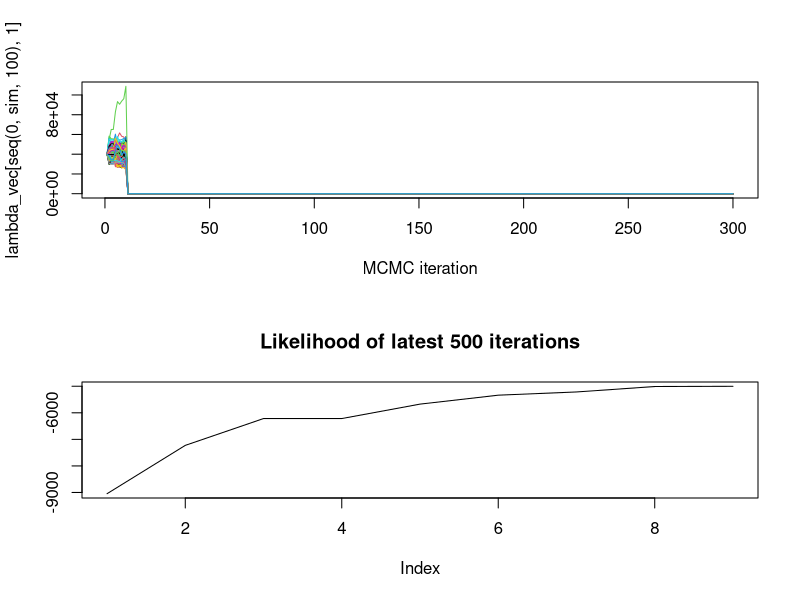
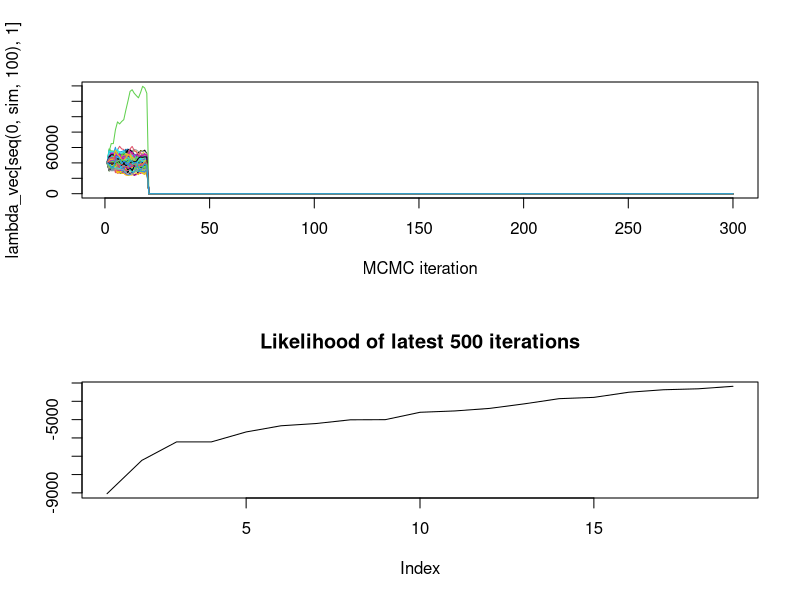
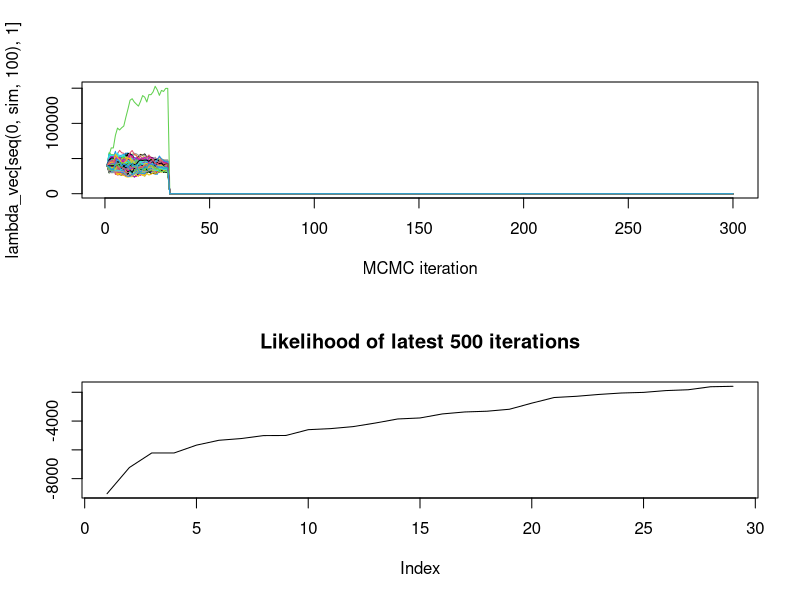
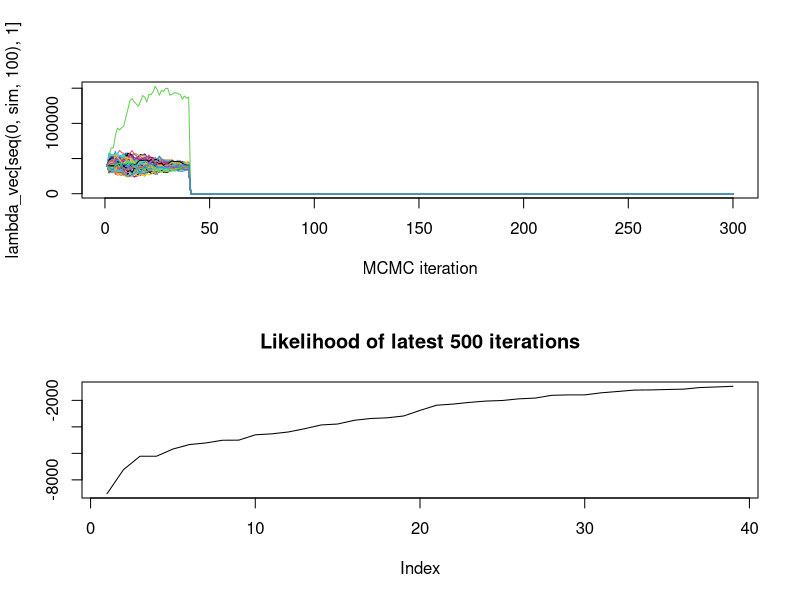
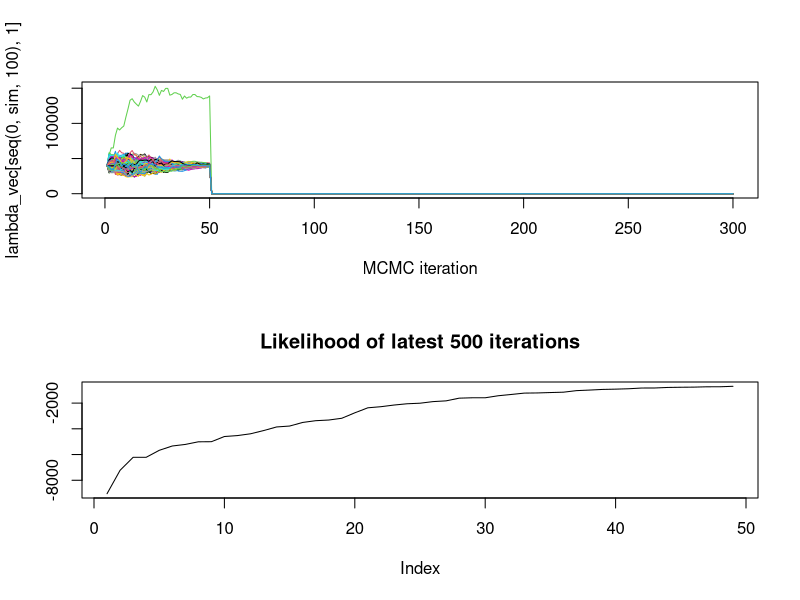
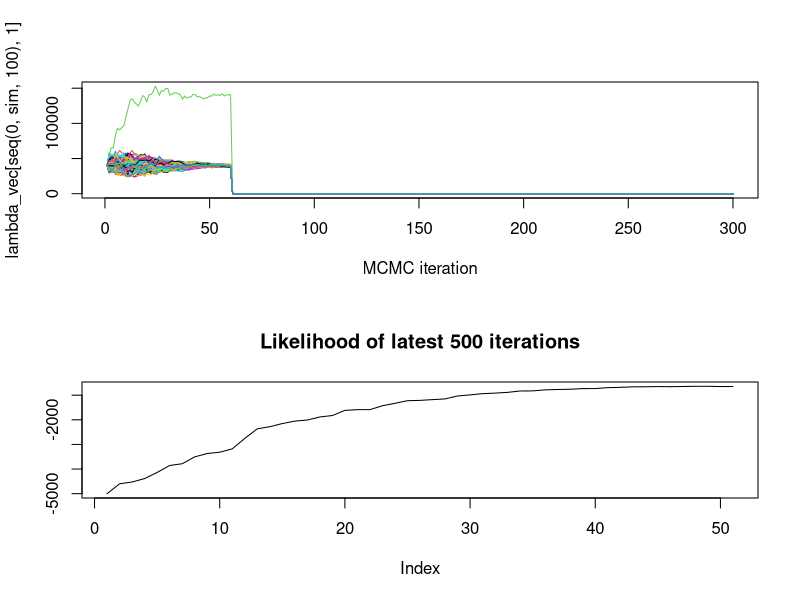
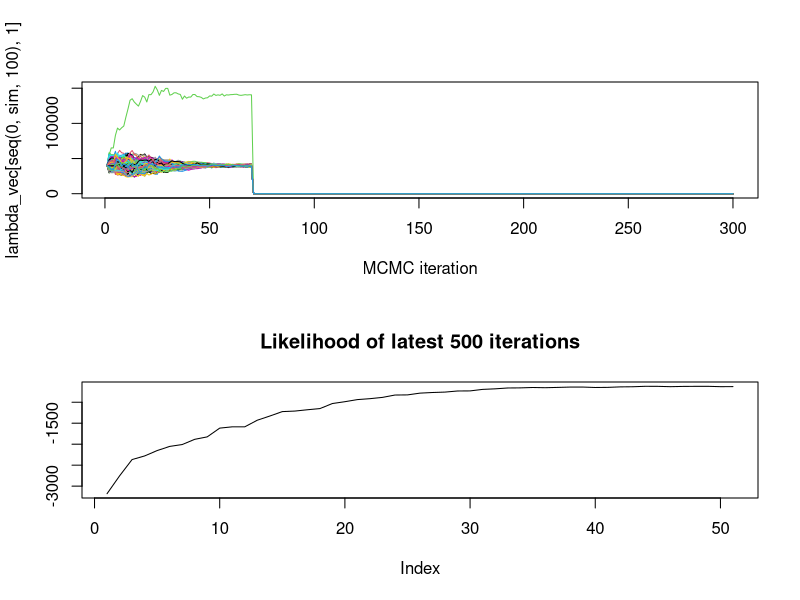
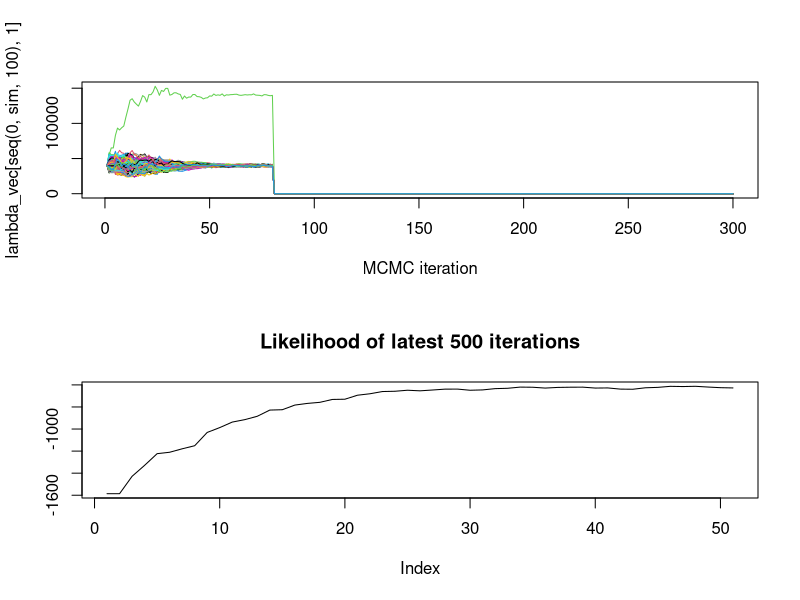

Here is the R script that generated these plots, in order:
# if(dev.list())
# cat(1)
# dev.off()
# install.packages("kriging")
rm(list=ls())
gc()
graphics.off()
### INITIALIZATION LOADING LIBRARIES ###
# install.packages("numDeriv")
# install.packages("matlib")
library(mvtnorm)
library(RColorBrewer)



# Total fluence vs frid distance
# 
# 
# 

fCalcLg=function(approx.det.h=5,middle=F,points.to.calculate=500,x.sc=1,y.sc=1)
{
  
  lg.sizes=c(1,1.5,2,2.5,3,3.5,4,4.5,seq(5,100))
  lg.sizes
  tot.fluence.vector=c()
  ui=1
  for(ui in 1:length(lg.sizes))
  {
    
    extent.dst=points.to.calculate*lg.sizes[ui]
    dist.points=seq(-extent.dst,extent.dst,lg.sizes[ui])
    
    single.square=(dist.points[2]-dist.points[1])^2
    single.square
    
    if(middle==F)
    {
      mat.x.app=matrix(data=dist.points,
                       nrow=length(dist.points),ncol=length(dist.points))
      
      mat.y.app=matrix(data=dist.points,
                       nrow=length(dist.points),ncol=length(dist.points),byrow=T)
      
    }else{
      mat.x.app=matrix(data=dist.points,
                       nrow=length(dist.points),ncol=length(dist.points))+(lg.sizes[ui]/2)*x.sc
      
      mat.y.app=matrix(data=dist.points,
                       nrow=length(dist.points),ncol=length(dist.points),byrow=T)+(lg.sizes[ui]/2)*y.sc
      
    }
    
    approx.det.dist=sqrt(mat.x.app^2+mat.y.app^2+approx.det.h^2)
    
    approx.total.fluence= sum(((single.square)*   exp(-0.0103*approx.det.dist))  /(4*pi*approx.det.dist^2) )
    
    tot.fluence.vector[ui]=approx.total.fluence
    
    
  }    
  
  
  return(data.frame(lg.sizes,tot.fluence.vector))
  
}




############################ global parameters #####################
############################ global parameters #####################


# sim=100000
sim=30000



sigma_MH = 0.1
sigma.reduction.factor=0.8
# sigma_MH = 1

infinite.extent=10


mu.soil=0.00813*1520

mu.air=0.00949484


deposition.depth=0.05



ngamma=1

scale.factor=10


detector.height=15



    
    
  


    ### INITIALIZATION OF DATA FROM WILLIAM ###
    
   
      col.pal=brewer.pal(9,"YlGnBu")
      col.pal=rev(colorRampPalette(col.pal)(1000))
    

      

    
    
    
    ########## position matrix generation ################
    
area.matrix.bounds=c(-100,100)
      measurement.matrix.bounds=c(-100,100)
      
      
      area.matrix.size=c(scale.factor,scale.factor)

      measurement.matrix.size=c(scale.factor,scale.factor)
      scale.factor
      # measurement.matrix.bounds=c(-100,100)
      
      
      
      ### Surface matrix
      area.matrix.x=matrix(data=seq(area.matrix.bounds[1],area.matrix.bounds[2],length.out=area.matrix.size[1]),nrow=area.matrix.size[1],ncol=area.matrix.size[2],byrow = T)
      area.matrix.y=matrix(data=seq(area.matrix.bounds[1],area.matrix.bounds[2],length.out=area.matrix.size[2]),nrow=area.matrix.size[2],ncol=area.matrix.size[1],byrow = F)
      area.matrix.z=matrix(data=0,nrow=area.matrix.size[2],ncol=area.matrix.size[1],byrow = F)
      area.matrix=list(area.matrix.x,area.matrix.y,area.matrix.z)
      area.matrix
      
      
      
      measurement.matrix.x=matrix(data=seq(measurement.matrix.bounds[1],measurement.matrix.bounds[2],length.out=measurement.matrix.size[1]),nrow=measurement.matrix.size[2],ncol=measurement.matrix.size[1],byrow = T)
      measurement.matrix.y=matrix(data=seq(measurement.matrix.bounds[1],measurement.matrix.bounds[2],length.out=measurement.matrix.size[2]),nrow=measurement.matrix.size[2],ncol=measurement.matrix.size[1],byrow = F)
      measurement.matrix.z=matrix(data=detector.height,nrow=measurement.matrix.size[2],ncol=measurement.matrix.size[1],byrow = F)
      measurement.matrix=list(measurement.matrix.x,measurement.matrix.y,measurement.matrix.z)
      measurement.matrix
      

    
   
    
    ### Defining defaults in case of no specification ###
    area.list=area.matrix
    measurement.list=measurement.matrix
    
    
    # measurement.matrix.size[2]
    list.size=area.matrix.size[1]*area.matrix.size[2]
    
    area.size=area.matrix.size[1]*area.matrix.size[2]
    # area.size
    measurement.size=measurement.matrix.size[1]*measurement.matrix.size[2]
    # measurement.size
    
    
    
    
    geom.eff=matrix(nrow=measurement.size,ncol=measurement.size)
    # geom.eff
    
    ##################### Establishing activity conversion ratio ########################
    
    # total.side.length=abs(area.matrix.bounds[1]-area.matrix.bounds[2])
    # total.area=total.side.length^2
    

    activity.normalization=((area.matrix.bounds[2]-area.matrix.bounds[1])/scale.factor)^2
    source.area=((area.matrix.bounds[2]-area.matrix.bounds[1])/scale.factor)^2
    
    
    



    
    ####################### Fluence correction #########################
    detector.height
    fluence.grid=fCalcLg(detector.height)
    fluence.grid[,2]=fluence.grid[,2]/fluence.grid[1,2]
    fluence.grid
    lg.id=abs(round(measurement.matrix.y[1]-measurement.matrix.y[2],0))
    
    fluence.id=which(fluence.grid[,1]==lg.id)
    
    fluence.correction=fluence.grid[fluence.id,2]
    fluence.correction
    
    ######################### Calculating GEOM EFF ################################
    cat("\nEvaluating detector response function...")
    distance=list()
    measurement.list
    # deposition.depth=0
    i=1
    for(i in 1:measurement.size)
    {

      dst=sqrt(
        (area.list[[1]]-measurement.list[[1]][i])^2+
          
          (area.list[[2]]-measurement.list[[2]][i])^2+
          
          (area.list[[3]]-measurement.list[[3]][i])^2)
      
      
      dst.2d=sqrt(
        (area.list[[1]]-measurement.list[[1]][i])^2+
          
          (area.list[[2]]-measurement.list[[2]][i])^2)
      

      ######## Deposition Depth #####################

      l=sqrt( deposition.depth^2+  (  ( deposition.depth*as.vector(dst.2d)  )/(detector.height+deposition.depth)       )^2            )
      
      
      
      
      geom.eff[i,]=fluence.correction*1e3*(   (exp(-mu.air*(as.vector(dst)-as.vector(l) )     )*exp(-mu.soil*as.vector(l)))/
                                                (4*pi*as.vector(dst^2)))
      
      
    }
    
    

    

    
    
    ########################## FUNCTIONS ######################
    

    fCalcInfiniteResponse=function(extent,area.matrix.size,area.matrix.bounds,height,activity=1,ngamma=1,efficiency=1)
    {
      if(extent<1)
      {return(-Inf)}
      
      
      matrix.step.size=abs((area.matrix.bounds[1]-area.matrix.bounds[2]))/(area.matrix.size[1]-1)
      cat("\nNumber of points for infinite plane extent: ", extent,"")
      cat("\nInfinite plane extent to be calculated: ", round(extent*matrix.step.size)," m")
      
      coordinate.vector=seq(area.matrix.bounds[1]-extent*matrix.step.size,
                            area.matrix.bounds[2]+extent*matrix.step.size,
                            matrix.step.size)
      
      meas.coordinate.vector=seq(area.matrix.bounds[1],
                                 area.matrix.bounds[2],
                                 matrix.step.size)


      # activity.z=matrix(height,nrow=2*(limits+exclusion)+1,ncol=2*(limits+exclusion)+1)
      activity.x=matrix(data=coordinate.vector,nrow=length(coordinate.vector),ncol=length(coordinate.vector),byrow=T)

      
      activity.y=matrix(data=coordinate.vector,nrow=length(coordinate.vector),ncol=length(coordinate.vector),byrow=F)

      
      activity.z=matrix(data=height,nrow=length(coordinate.vector),ncol=length(coordinate.vector),byrow=F)

      
      activity.matrix=matrix(data=1,nrow=length(coordinate.vector),ncol=length(coordinate.vector),byrow=F)

      
      activity.matrix[which(activity.x>=area.matrix.bounds[1]&activity.x<=area.matrix.bounds[2]&activity.y>=area.matrix.bounds[1]&activity.y<=area.matrix.bounds[2])]=0

      
      to.return=matrix(nrow=area.matrix.size[1],ncol=area.matrix.size[2])


      for(i in 1:area.matrix.size[1])
      {

        for(j in 1:area.matrix.size[2])
        {

          
          distances=sqrt(
            (activity.x-meas.coordinate.vector[i])^2+
              (activity.y-meas.coordinate.vector[j])^2+
              (activity.z)^2
          )
          
          distances.2d=sqrt(
            (activity.x-meas.coordinate.vector[i])^2+
              (activity.y-meas.coordinate.vector[j])^2
          )

          l=sqrt( deposition.depth^2+  (  ( deposition.depth*distances.2d  )/(detector.height+deposition.depth)       )^2            )
          

          
          to.return[j,i]=fluence.correction*1e3*sum ( activity.matrix* as.vector   (exp(-mu.air*(distances-l))  *exp(-mu.soil*l))          /(4*pi*distances^2)  ) 
          
          
        }
        
        
      }

      return(to.return)
    }
    

    
    infinite.response=fCalcInfiniteResponse(100,area.matrix.size,area.matrix.bounds,height=detector.height)
    infinite.response
    

    fLikelihood=function(detector.data,geom.eff,lambda)
    {
      
      if(min(lambda)<0)
        return(-Inf)
      
      
      return.likelihood=sum(dpois(detector.data, (geom.eff%*% lambda)+mean(lambda)*as.vector(infinite.response),log=T))
      
      
      return(return.likelihood)
    }
    
    

    
    
    
    ################## OTHER CODE ##############################
    
    
    
  
    ################## MCMC PART ##############################
    ### Starting parameters ##########
    
    

      
      
      accept <- 0
      count <- 0
      i=1
      count=0
      


      

      beta_sigma = 10^-4
      sim
      
      number_of_parameters=  area.matrix.size[1]*area.matrix.size[2]
      Sigma = diag(  number_of_parameters)*10^2
      Sigma2 = diag(  number_of_parameters)*10^2*0.5
      mean_est   = matrix(0, nrow=1, ncol = number_of_parameters  )
      Sigma_est  = matrix(0, nrow=number_of_parameters, ncol=   number_of_parameters)
      lambda_vec = matrix(0, nrow= sim, ncol =   number_of_parameters)
      # lambda_star_vec=matrix(0, nrow= sim, ncol =   number_of_parameters)
      sigma_mh_vec=matrix(0,nrow=sim,ncol=  number_of_parameters)
      
      
      # surface.activity.matrix%*%geom.eff.matrix
      # image(surface.activity.matrix,col=col.pal)
      # surf.act=as.vector(activity.matrix)
      # surf.actfCal
      
      # fCalcResponseMatrixOptim(1)
      
      ################## Generate data ###################
    
      activity.matrix=matrix(100,nrow=area.matrix.size[1],ncol=area.matrix.size[2])
      activity.matrix[35]=350
      activity.matrix=activity.matrix*activity.normalization
   scale.factor
      # geom.eff%*%as.vector(activity.matrix)
      mcmc.data=round( matrix(      geom.eff%*%as.vector(activity.matrix),nrow=scale.factor,ncol=scale.factor)+mean(activity.matrix)*infinite.response ,0)


      
      

  
  
      lik.vals=c()
      # stop()
      it.accept=0
      
      cat("\nStarting MCMC...")

      time.segment.start=Sys.time()
      
      
      i=1    
      k=1
      
      lambda=rep(100*activity.normalization,scale.factor^2)
      
      count=0
      
      for(i in 1:sim)
      {
        
        count  = count + 1
        
        lambda_star = lambda
        
        lambda_star[1:number_of_parameters] = rmvnorm(1,mean  = lambda[1:number_of_parameters], sigma = sigma_MH^2 * Sigma, method="chol")
        lambda_star
        U = runif(1)
        acc = min(1,  exp( fLikelihood(mcmc.data,geom.eff,lambda=lambda_star) - fLikelihood(mcmc.data,geom.eff,lambda=lambda)))
        acc
        
        if(U < acc )
        {
          lambda = lambda_star
          accept = accept + 1 #counting number of acceptance
          it.accept=it.accept+1
        }
        lambda_vec[i,] = lambda
        
        
        ################# ADAPTIVE MCMC ####################
        
        #adaptive algoritm
        w = 1/i
        mean_est = (1-w) *  + w*lambda[1:number_of_parameters,drop=F]
        
        Sigma_est = (1-w) * Sigma_est + w *(lambda[1:number_of_parameters,drop=F] - mean_est)%*% t(lambda[1:number_of_parameters,drop=F] - mean_est)
        if(i > 100)
        {
          Sigma = diag(diag(Sigma_est)) + diag(length(mean_est)) * beta_sigma
        }
        
        
        
        if(i%%100 == 0)
        {
          if(accept/count < 0.24 )
            sigma_MH = max(0.95,(1-5/sqrt(i))) * sigma_MH
          
          else
            sigma_MH = min(1.05, 1+5/sqrt(i)) * sigma_MH
          
          accept = 0
          count  = 0
          
          
          
          
        }
        
        
        if(i%%1000 == 0)
        {
          
          # cat("loooooooooooooooooooooooooooooooooooooooooooooooool")
          
          cat("\n",i/sim*100," % done...")
          cat("\nAcceptance: ",it.accept/1000)
          

          
          
          
          
          
          
          
          
          par(mfrow=c(2,1))
          plot(lambda_vec[seq(0,sim,100),1],xlab="MCMC iteration",ylim=c(min(lambda_vec),max(lambda_vec)),type="l")
          for(i in 2:(length(lambda_vec[1,])))
          {
            points(lambda_vec[seq(0,sim,100),i],col=i,type="l")
          }
          
          plot(lik.vals[max(1,(length(lik.vals)-50)):(length(lik.vals))],type="l",ylab="",main="Likelihood of latest 500 iterations")
          
        }
        
        
        if(i%%100 == 0)
        {

          lik.vals[k]=fLikelihood(mcmc.data,geom.eff,lambda=lambda)

          k=k+1

        }
        
        
        
        
    
    
        
  }
      
      
      time.segment.end=Sys.time()

      time.difference=as.numeric(difftime(time.segment.end,time.segment.start,units="secs"))

      

      cat("\n\nMCMC time: ",time.difference," seconds, acceptance: ",accept/sim)
      

      map.matrix=matrix(nrow=scale.factor,ncol=scale.factor)
      for(i in 1:length(lambda_vec[1,]))
      {

        
        ev.density=density(lambda_vec[,i])
        MAP.value=round( ev.density$x[  which(ev.density$y==max(ev.density$y))       ] )

        map.matrix[i]=MAP.value
        
        
      }
      

      
    
    ########################### Fluence ########################
    {
      # plotname=paste0("~/Dropbox/Bayesiansk statistikprojekt/R scripts/Project_folder/JW/Article_4/FIGS/FLU_h",detector.height,"_c",cleanup.scenario,".png")
      # png(filename = plotname,width = 1000,height=1000)
      par(mfrow=c(1,1))
      # par(mfrow=c(1,2))
      par(mar=c(2.3,2.3,4.5,1),mgp=c(1.3,0.45,0),cex=1,cex.axis=1,cex.lab=1,cex.main=1.2,cex.sub=1,family="serif",lwd=2)
      
      
      
      
      par(mfrow=c(1,1),mar=c(3,3,2,1))
      layout(matrix(c(1,2),nrow=1),widths=c(0.8,0.2))
      par(mar=c(2.3,4.3,3.5,1),mgp=c(1.3,0.45,0),cex=1,cex.axis=1,cex.lab=1,cex.main=1.2,cex.sub=1,family="serif",lwd=2)
      
      image(activity.matrix,col=col.pal,axes=F,xlab="x position (m)",ylab="y position (m)")
      # title(main=paste0("Detector height ",detector.height,", cleanup scenario ",cleanup.scenario))
      box()
      axis(1,at=seq(0,1,0.25),labels=seq(0,1,0.25)*140-70)
      axis(2,at=seq(0,1,0.25),labels=seq(0,1,0.25)*140-70)
      
      par(mar=c(2.3,0,3.5,4))
      plot.new()
      plot.window(xlim=c(-0.1,0.1),ylim=c(0,1),xaxs="i",yaxs="i")
      # box()
      n_of_p=1000
      for(i in 1:100)
      {
        points(x=rep(-0.5+(i/100),n_of_p),y=seq(0,1,length.out=n_of_p),col=col.pal,pch=15,cex=0.5)   
      }
      
      # points(x=rep(0,n_of_p),y=seq(0,1,length.out=n_of_p),col=col.pal,pch=15,cex=0.2) 
      axis(4,at=seq(0,1,length.out=10),las=1,labels=round(seq(min(activity.matrix),max(activity.matrix),length.out=10)/activity.normalization),cex.axis=0.7)
      # mtext("Fluence (1/m^2)",side=4,line=2.2)
      mtext(expression("Activity (kBq/m"^2*")"),side=4,line=2.2,cex=1)
      
      mtext(paste0("Simulated activity"), side = 3, line = -2, outer = TRUE,cex=1,font=2)
      
      
      
      # dev.off()
    }
    
    # col.pal=hcl.colors(1000)
    ########################### Reconstruction ########################
    {
      
      # zlims=c(0,500*1)
      
      # plotname=paste0("~/Dropbox/Bayesiansk statistikprojekt/R scripts/Project_folder/JW/Article_4/FIGS/REC_h",detector.height,"_c",cleanup.scenario,".png")
      # png(filename = plotname,width = 1000,height=1000)
      par(mfrow=c(1,1))
      # par(mfrow=c(1,2))
      par(mar=c(2.3,2.3,4.5,1),mgp=c(1.3,0.45,0),cex=1,cex.axis=1,cex.lab=1,cex.main=1.2,cex.sub=1,family="serif",lwd=2)
      # col.pal=RColorBrewer::brewer.pal(9,"Blues")
      # col.pal = rev(colorRampPalette(col.pal)(1000))
      # col.pal=hcl.colors(1000,"YlGnBu")
      
      
      # par(mfrow=c(1,1),mar=c(3,3,2,1))
      layout(matrix(c(1,2),nrow=1),widths=c(0.8,0.2))
      par(mar=c(2.3,2.3,3.5,1),mgp=c(1.3,0.45,0),cex=1,cex.axis=1,cex.lab=1,cex.main=1.2,cex.sub=1,family="serif",lwd=2)
      
      image(map.matrix,col=col.pal,axes=F,xlab="x position (m)",ylab="y position (m)")
      # title(main=paste0("Reconstructed activity distribution, h=",detector.height,", cl=",cleanup.scenario))
      box()
      axis(1,at=seq(0,1,0.25),labels=seq(0,1,0.25)*140-70)
      axis(2,at=seq(0,1,0.25),labels=seq(0,1,0.25)*140-70)
      
      par(mar=c(2.3,0,3.5,4))
      plot.new()
      plot.window(xlim=c(-0.1,0.1),ylim=c(0,1),xaxs="i",yaxs="i")
      box()
      n_of_p=1000
      for(i in 1:100)
      {
        points(x=rep(-0.5+(i/100),n_of_p),y=seq(0,1,length.out=n_of_p),col=col.pal,pch=15,cex=0.5)   
      }
      
      # points(x=rep(0,n_of_p),y=seq(0,1,length.out=n_of_p),col=col.pal,pch=15,cex=0.2) 
      axis(4,at=seq(0,1,length.out=10),las=1,labels=round(seq(min(map.matrix)[1],max(map.matrix)[1],length.out=10)/activity.normalization)  )
      # axis(4,at=seq(0,1,length.out=10),las=1,labels=round(seq(min(zlims),max(zlims),length.out=10)))
      
      
      mtext(expression("Activity (kBq/m"^2*")"),side=4,line=2.2,cex=1)
      
      mtext(paste0("Reconstructed activity distribution, h=",detector.height), side = 3, line = -2, outer = TRUE,cex=1,font=2)
      
      # dev.off()
    }
    

